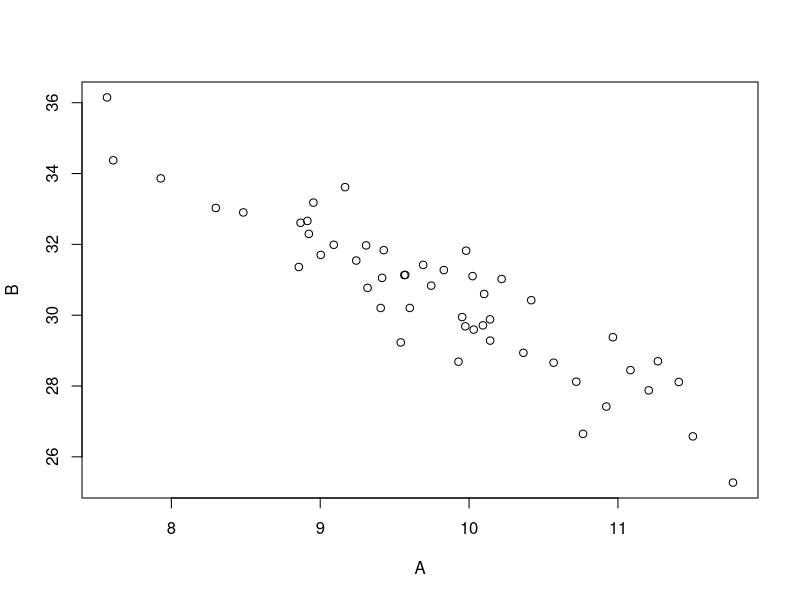

Write R code to recreate this figure.
## manual page
?cor
## Generate data
A <- rnorm(50, 10)
B <- -2 * A + 50 + rnorm(50, 0, 1)
plot(A, B)
cor(A, B)
## Spearman correlation
cor(A, B,meth = "spearman")
